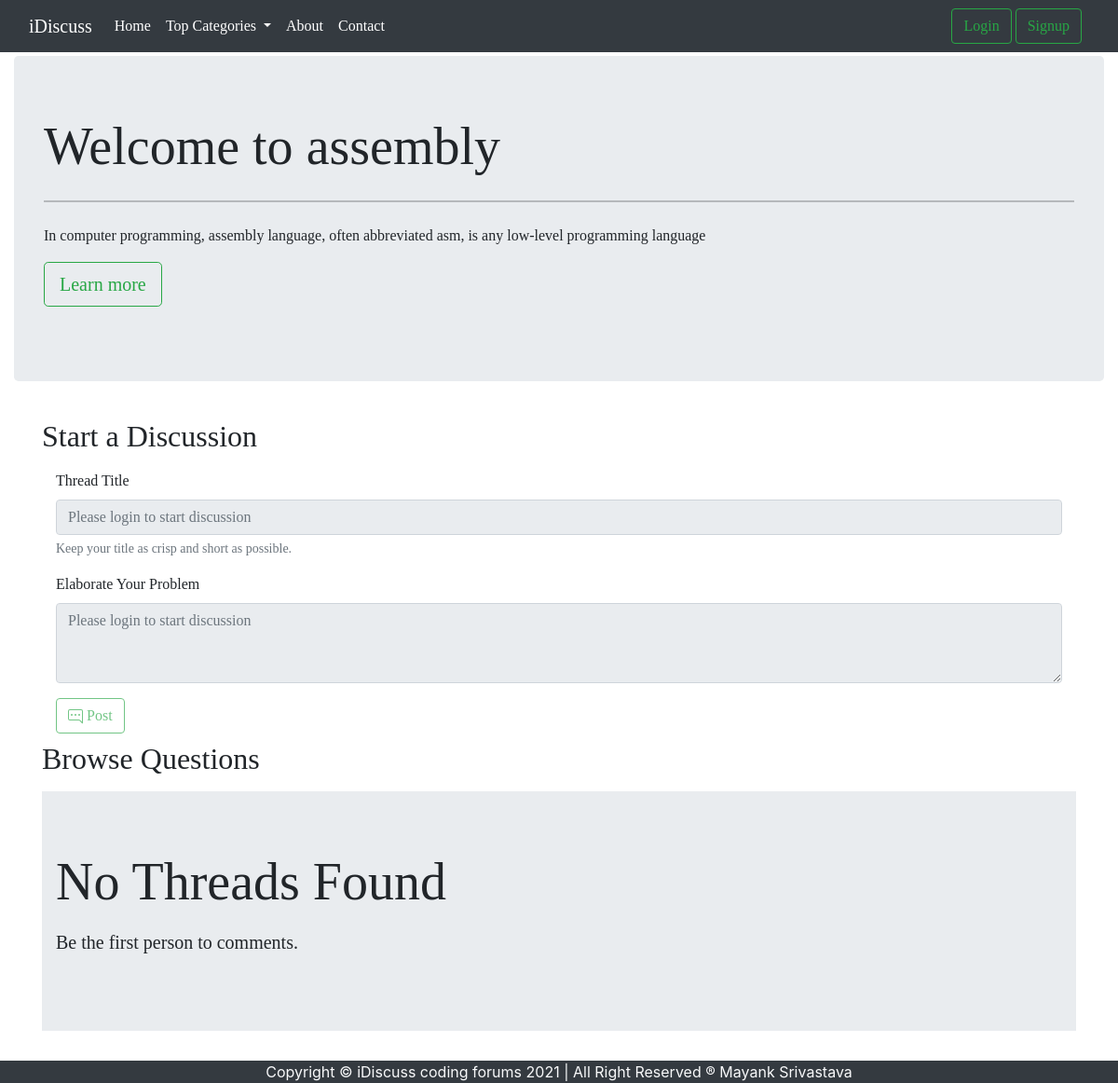
The page /threads.php?catid=4 on the database its author committed.
### tables this page shows
CREATE TABLE `categories` (
  `category_id` int NOT NULL,
  `category_name` varchar(225) NOT NULL,
  `category_description` varchar(225) NOT NULL,
  `created` datetime NOT NULL DEFAULT CURRENT_TIMESTAMP
);

### threads.php (the view, shortened to what this page needs)
<!doctype html>
<html lang="en">
<head>
    <link href="https://cdn.jsdelivr.net/npm/bootstrap@5.0.0-beta2/dist/css/bootstrap.min.css" rel="stylesheet"
>
    <link rel="stylesheet" href="https://cdn.jsdelivr.net/npm/bootstrap@4.6.0/dist/css/bootstrap.min.css"
>
</head>
<body>
    <?php
    include '../Forum/partials/header.php';
    $id = $_GET['catid'];
    $sql = "SELECT * FROM `categories` WHERE `category_id` = $id; ";
    $fetch = mysqli_query($conn, $sql);
    while ($row = mysqli_fetch_assoc($fetch)) {
        $catname = $row['category_name'];
        $catdesc = $row['category_description'];
    }
    echo ' <div class="container-fluid my-1" style="font-family:cursive;">
        <div class="jumbotron">
            <h1 class="display-4">Welcome to ' . $catname . ' </h1>
    <hr class="my-4">
    <p>' . $catdesc . '</p>
    <p class="lead">
        <a class="btn btn-outline-success btn-lg" href="#" role="button">Learn more</a>
    </p>
    </div>
    </div>';
    ?>
    <?php
    if (isset($_SESSION['loggedin']) && $_SESSION['loggedin']==true){
        echo '<div class="container" style="font-family:cursive;">
        <h2 class="py-2">Start a Discussion</h2>
        <div class="container">
        <form action="' . $_SERVER["REQUEST_URI"]. '" method="POST">
    <div class="form-group">
        <label for="exampleInputEmail1">Thread Title</label>
        <input type="text" class="form-control" id="title" name="title" aria-describedby="emailHelp">
        <small id="title" class="form-text text-muted">Keep your title as crisp and short as
            possible.</small>
            <input type="hidden" name="sno" value='.$_SESSION["sno"].'>
    </div>
    <div class="form-group">
        <label for="exampleFormControlTextarea1">Elaborate Your Problem</label>
        <textarea class="form-control" id="desc" name="desc" rows="3"></textarea>
    </div>
    <button type="submit" class="btn btn-outline-success">
        <svg xmlns="http://www.w3.org/2000/svg" width="16" height="16" fill="currentColor" class="bi bi-chat-right-dots"
            viewBox="0 0 16 16">
            <path
                d="M2 1a1 1 0 0 0-1 1v8a1 1 0 0 0 1 1h9.586a2 2 0 0 1 1.414.586l2 2V2a1 1 0 0 0-1-1H2zm12-1a2 2 0 0 1 2 2v12.793a.5.5 0 0 1-.854.353l-2.853-2.853a1 1 0 0 0-.707-.293H2a2 2 0 0 1-2-2V2a2 2 0 0 1 2-2h12z" />
            <path
                d="M5 6a1 1 0 1 1-2 0 1 1 0 0 1 2 0zm4 0a1 1 0 1 1-2 0 1 1 0 0 1 2 0zm4 0a1 1 0 1 1-2 0 1 1 0 0 1 2 0z" />
        </svg> Post</button>
    </form>
    </div>
    </div>';
    }
    else{
    echo '<div class="container" style="font-family:cursive;">
    <h2 class="py-2">Start a Discussion</h2>
    <div class="container">
    <form action="" method="POST">
<div class="form-group">
    <label for="exampleInputEmail1">Thread Title</label>
    <input type="text" class="form-control" id="title" name="title" aria-describedby="emailHelp" placeholder="Please login to start discussion" disabled>
    <small id="title" class="form-text text-muted">Keep your title as crisp and short as
        possible.</small>
</div>
<div class="form-group">
    <label for="exampleFormControlTextarea1">Elaborate Your Problem</label>
    <textarea class="form-control" id="desc" name="desc" rows="3" placeholder="Please login to start discussion" disabled></textarea>
</div>
<button type="submit" class="btn btn-outline-success" disabled>
    <svg xmlns="http://www.w3.org/2000/svg" width="16" height="16" fill="currentColor" class="bi bi-chat-right-dots"
        viewBox="0 0 16 16">
        <path
            d="M2 1a1 1 0 0 0-1 1v8a1 1 0 0 0 1 1h9.586a2 2 0 0 1 1.414.586l2 2V2a1 1 0 0 0-1-1H2zm12-1a2 2 0 0 1 2 2v12.793a.5.5 0 0 1-.854.353l-2.853-2.853a1 1 0 0 0-.707-.293H2a2 2 0 0 1-2-2V2a2 2 0 0 1 2-2h12z" />
        <path
            d="M5 6a1 1 0 1 1-2 0 1 1 0 0 1 2 0zm4 0a1 1 0 1 1-2 0 1 1 0 0 1 2 0zm4 0a1 1 0 1 1-2 0 1 1 0 0 1 2 0z" />
    </svg> Post</button>
</form>
</div>
</div>';
    }
    ?>
    <div class="container" style="font-family:cursive;">
        <h2 class="py-2">Browse Questions</h2>
        <?php
        $noResult = true;
        if ($noResult) {
            echo '<div class="jumbotron jumbotron-fluid" style="font-family:cursive;">
                <div class="container">
                  <p class="display-4">No Threads Found</p>
                  <p class="lead"><b>Be the first person to comments.</b></p>
                </div>
              </div>';
        }
        ?>
    </div>
    <?php include '../Forum/partials/footer.php'; ?>
</body>
</html>

### rows shown on the page
categories: category_name "assembly", category_description "In computer programming, assembly language, often abbreviated asm, is any low-level programming language"
